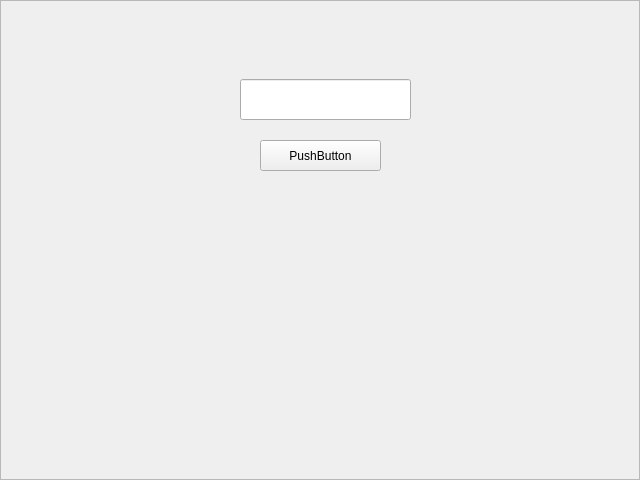
<?xml version="1.0" encoding="UTF-8"?>
<ui version="4.0">
 <class>QR</class>
 <widget class="QFrame" name="QR">
  <property name="geometry">
   <rect>
    <x>0</x>
    <y>0</y>
    <width>640</width>
    <height>480</height>
   </rect>
  </property>
  <property name="windowTitle">
   <string>Frame</string>
  </property>
  <property name="frameShape">
   <enum>QFrame::StyledPanel</enum>
  </property>
  <property name="frameShadow">
   <enum>QFrame::Raised</enum>
  </property>
  <widget class="QLineEdit" name="lineEdit">
   <property name="geometry">
    <rect>
     <x>240</x>
     <y>79</y>
     <width>171</width>
     <height>41</height>
    </rect>
   </property>
  </widget>
  <widget class="QPushButton" name="pushButton">
   <property name="geometry">
    <rect>
     <x>260</x>
     <y>140</y>
     <width>121</width>
     <height>31</height>
    </rect>
   </property>
   <property name="text">
    <string>PushButton</string>
   </property>
  </widget>
 </widget>
 <resources/>
 <connections/>
</ui>
